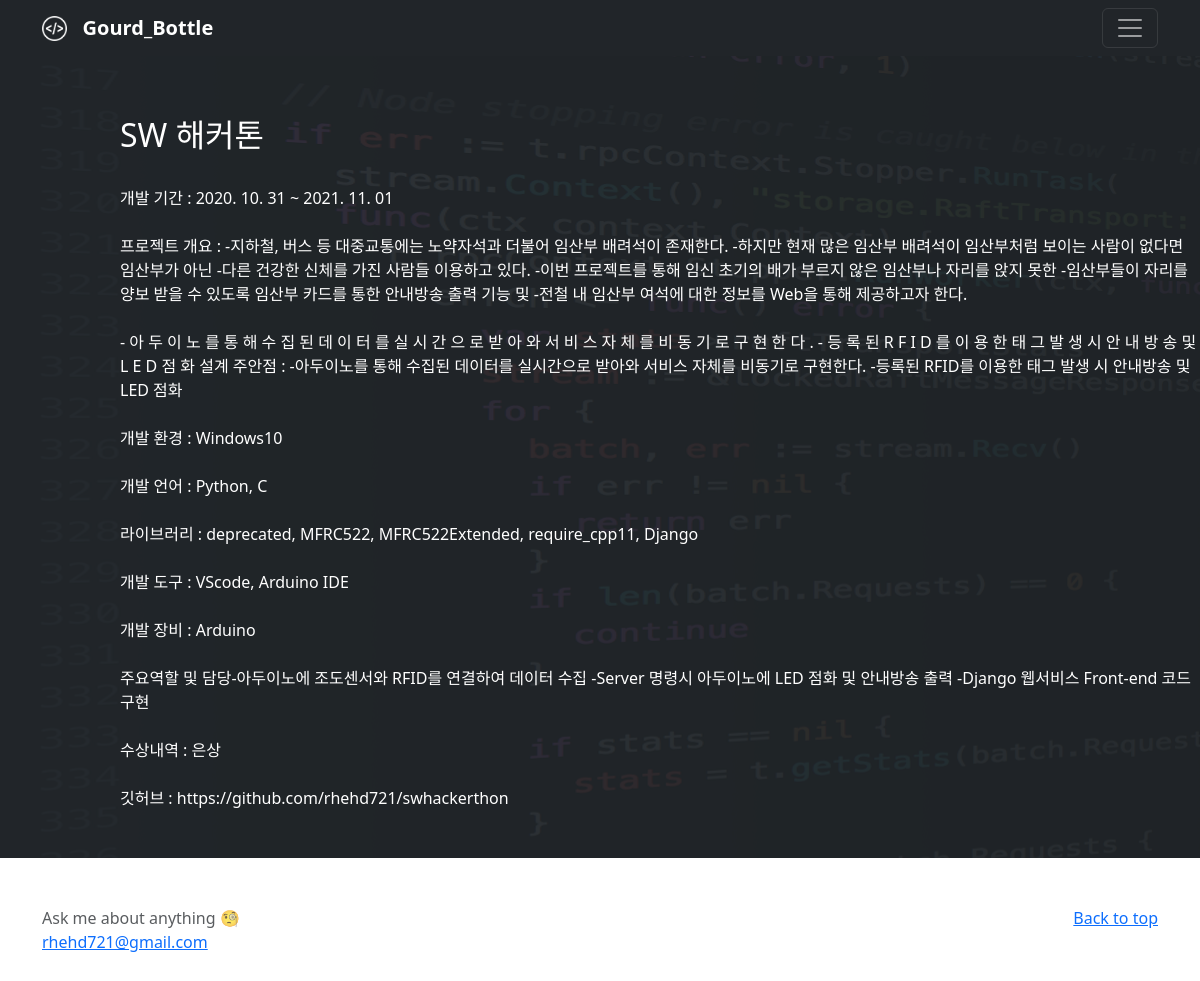
The app's page /PortFolio_detail/2 with its own data.
### PortFolio/models.py (models this page shows, shortened)
class PortFolio(models.Model):
    title = models.CharField(max_length=200)    # 이름
    term = models.CharField(max_length=200)   # 기간
    summary = models.TextField()    # 프로젝트 개요
    contents = models.TextField()   # 설계 주안점
    development_environment = models.CharField(max_length=200)   # 개발환경
    development_language = models.CharField(max_length=200) # 개발언어
    library = models.CharField(max_length=500) # 라이브러리
    tool = models.CharField(max_length=500)   # 개발도구
    equipment = models.CharField(max_length=500)   # 개발장비
    role = models.TextField()    # 주요역할 및 담당
    awards = models.TextField() # 받은 상
    image = models.ImageField() # 이미지
    git = models.CharField(max_length=200)  # git 주소
    date = models.DateTimeField()   # 종결날짜

### PortFolio/views.py (the view)
# urls.py: path('PortFolio_detail/<int:user_id>', views.PortFolio_detail, name = "PortFolio_detail"),
def PortFolio_detail(request, user_id):
    detail_ = get_object_or_404(PortFolio, pk = user_id)
    return render (request, 'PortFolio_detail.html', {'detail_' : detail_})

### PortFolio/templates/PortFolio_detail.html (shortened to what this page needs)
{% extends 'base.html' %}
{% load static %}
{% block CSS %}
<link href="{% static 'css/PortFolio_detail.css' %}" rel="stylesheet">
{% endblock %}
{% block contents %}
<div class="back">
    <div class="text">
        <h2>{{detail_.title}}</h2>
        <br>
        개발 기간 : {{detail_.term}}
        <br><br>
        프로젝트 개요 : {{detail_.summary}}
        <br><br>
        {% for skill in detail_.contents  %}
        {{ skill }}
        {% endfor %}
        설계 주안점 : {{detail_.contents}}
        <br><br>
        개발 환경 : {{detail_.development_environment}}
        <br><br>
        개발 언어 : {{detail_.development_language}}
        <br><br>
        라이브러리 : {{detail_.library}}
        <br><br>
        개발 도구 : {{detail_.tool}}
        <br><br>
        개발 장비 : {{detail_.equipment}}
        <br><br>
        주요역할 및 담당{{detail_.role}}
        <br><br>
        수상내역 : {{detail_.awards}}
        <br><br>
        깃허브 : {{detail_.git}}
        <br><br>
        <br>
    </div>
</div>
{% endblock %}

### PortFolio/static/css/PortFolio_detail.css (style rules this page uses)
.back { width: 100%; height: 100%; text-align: left; position: relative; z-index: 1; background-color: #212529; }
.back::after { width: 100%; height: 100%; content: ""; background: url("../images/coding.png"); position: absolute; top: 0; left: 0; z-index: -1; opacity: 0.1; }
.text { color: #fff; padding-top: 5%; margin-left: 10%; }

### records on screen
PortFolio: title "SW 해커톤", term "2020. 10. 31 ~ 2021. 11. 01", summary "-지하철, 버스 등 대중교통에는 노약자석과 더불어 임산부 배려석이 존재한다. -하지만 현재 많은 임산부 배려석이 임산부처럼 보이는 사람이 없다면 임산부가 아닌 -다른 건강한 신체를 가진 사람들 이용하고 있다. -이번 프로젝트를 통해 임신 초기의 배가 부르지 않은 임산부나 자리를 앉지 못한 -임산부들이 자리를 양보 받을 수 있도록 임산부 카드를 통한 안내방송 출력 기능 및 -전철 내 임산부 여석에 대한 정보를 Web을 통해 제공하고자 한다.", contents "-아두이노를 통해 수집된 데이터를 실시간으로 받아와 서비스 자체를 비동기로 구현한다. -등록된 RFID를 이용한 태그 발생 시 안내방송 및 LED 점화", development_environment "Windows10", development_language "Python, C", library "deprecated, MFRC522, MFRC522Extended, require_cpp11, Django", tool "VScode, Arduino IDE", equipment "Arduino", role "-아두이노에 조도센서와 RFID를 연결하여 데이터 수집 -Server 명령시 아두이노에 LED 점화 및 안내방송 출력 -Django 웹서비스 Front-end 코드구현", awards "은상", git "https://github.com/rhehd721/swhackerthon"

### other values on screen
{{ skill }} "-" "아" "두" "이" "노" "를" "통" "해" "수" "집" "된" "데" "이" "터" "를" "실" "시" "간" "으" "로" "받" "아" "와" "서" "비" "스" "자" "체" "를" "비" "동" "기" "로" "구" "현" "한" "다" "." "-" "등" "록" "된" "R" "F" "I" "D" "를" "이" "용" "한" "태" "그" "발" "생" "시" "안" "내" "방" "송" "및" "L" "E" "D" "점" "화"
